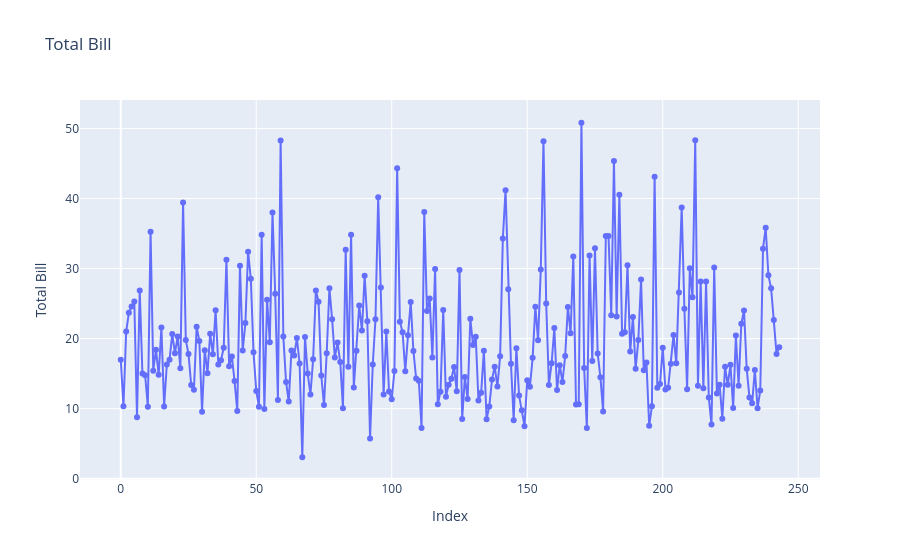

Notebook source saved alongside this figure:
### Code cell
import plotly.graph_objects as go

fig = go.Figure(
    data=[go.Scatter(y=tips["total_bill"], mode="lines+markers", name="total_bill")]
)
fig.update_layout(
    title="Total Bill",
    xaxis_title="Index",
    yaxis_title="Total Bill"
)
fig.show()

### Figure 1 — Plotly figure (JSON) as saved in the notebook; plotly's stock layout.template omitted (floating-point values rounded to 4 significant figures; data arrays with more than 128 entries replaced by an {"elided": "..."} marker saying what was removed)
{"data": [{"mode": "lines+markers", "name": "total_bill", "type": "scatter", "y": {"elided": "244 float values"}}], "layout": {"title": {"text": "Total Bill"}, "xaxis": {"title": {"text": "Index"}}, "yaxis": {"title": {"text": "Total Bill"}}}}
